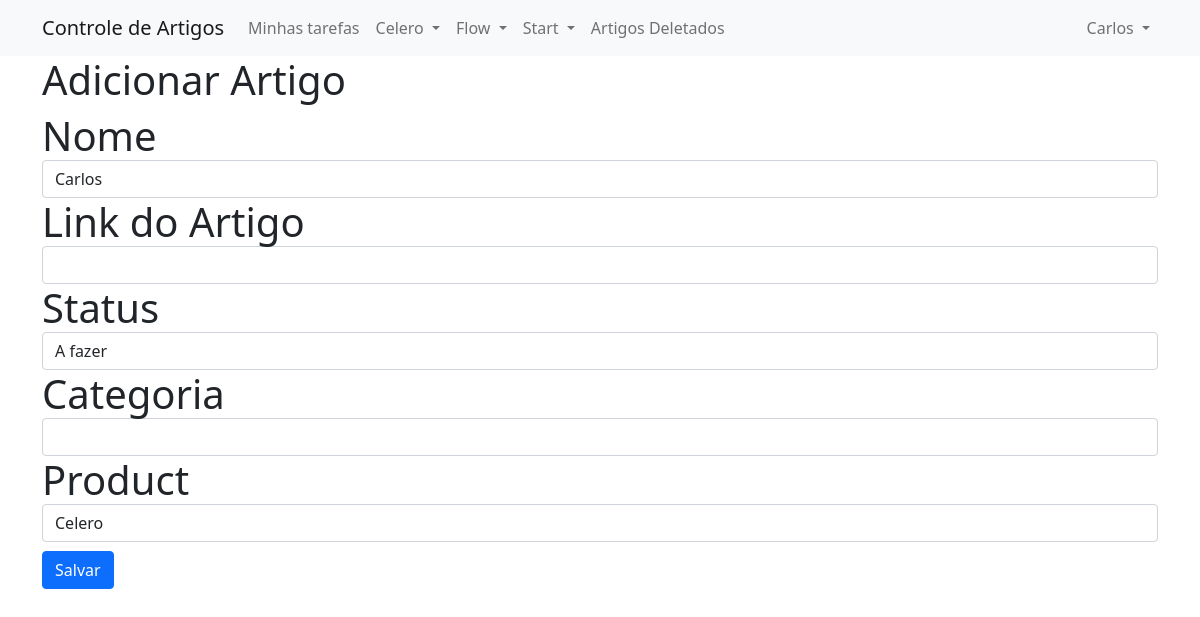
The page /editar/6a74f8c0c29b4ccfbbf491e0f71da911 (signed in) on the database as committed earlier.
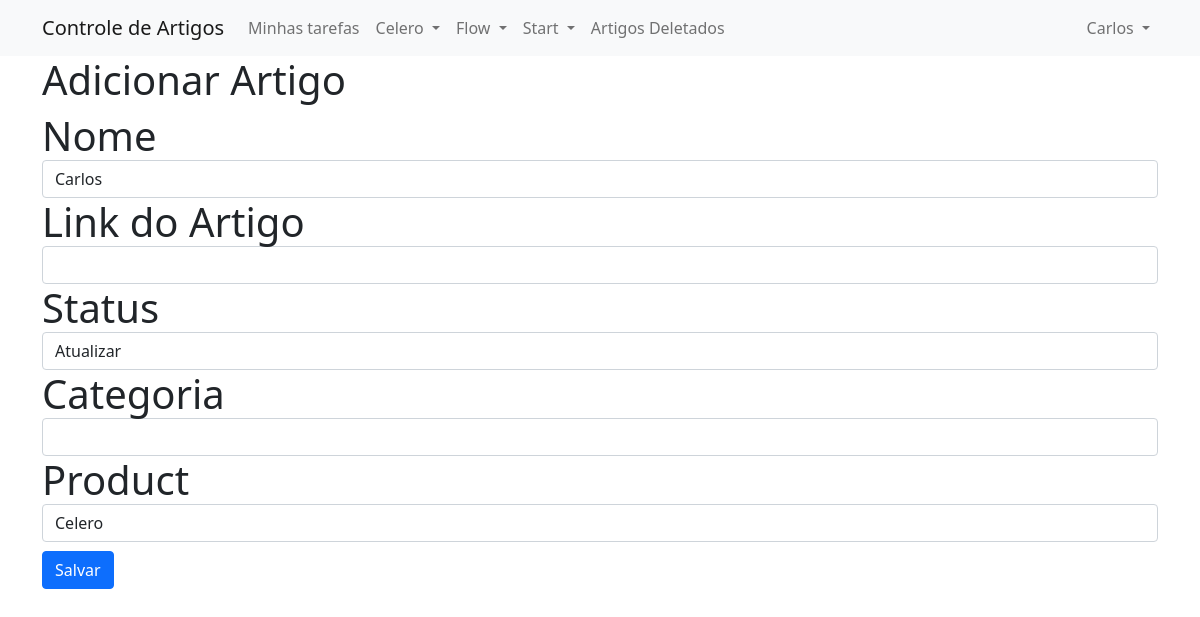
The same page on the database as committed later.
### articles/models.py (models this page shows, shortened)
class Article(models.Model):
    STATUS_CHOICES = (
        ('AF', 'A fazer'),
        ('FF', 'Feito'),
        ('AR', 'Atualizar'),
        ('AO', 'Atualizado')
    )
    PRODUCT_CHOICES = (
        ('CE', 'Celero'),
        ('ST', 'Start'),
        ('FW', 'Flow')
    )
    article_id = models.UUIDField(primary_key=True, editable=False, default=uuid.uuid4)
    name = models.CharField(max_length=150)
    url = models.URLField(max_length=200, null=True, blank=True)
    status = models.CharField(max_length=2, choices=STATUS_CHOICES)
    last_updated = models.DateField(auto_now=True)
    owner = models.ForeignKey(User, null=True, blank=True, on_delete=models.SET_NULL)
    category = models.CharField(max_length=150, null=True, blank=True)
    product = models.CharField(max_length=2, choices=PRODUCT_CHOICES)
    is_deleted = models.BooleanField(default=False)

### articles/views.py (the view)
# urls.py: path('editar/<str:id>', views.edit_article, name='edit_article'),
@login_required(login_url='accounts/login')
def edit_article(request, id):
    template_name = 'articles/edit_article.html'
    context = {}
    article = get_object_or_404(Article, article_id=id, is_deleted=False)
    if request.method == 'POST':
        form = ArticleForm(request.POST, instance=article)
        if form.is_valid():
            form.save()
            if article.product == 'CE':
                return redirect('artigos:celero_list_articles')
            elif article.product == 'ST':
                return redirect('artigos:start_list_articles')
            elif article.product == 'FW':
                return redirect('artigos:flow_list_articles')
    else:
        form = ArticleForm(instance=article)
    context['form'] = form
    return render(request, template_name, context)

### articles/forms.py
class ArticleForm(forms.ModelForm):
    class Meta:
        model = Article
        exclude = ('owner', 'is_deleted', 'last_updated')

### templates/articles/edit_article.html (shortened to what this page needs)
{% extends 'base.html' %}
{% load widget_tweaks %}
{% block body %}
    <div class="container">
        <h1> Adicionar Artigo<h1>
        <div class="row">
            <div class="col-md-12">
                <form action="" method="POST">
                    <div class="form-group">
                        <label for={{form.name.id_for_label}}>Nome</label>
                        {{form.name|add_class:"form-control"|attr:"autofocus"}}
                    </div>
                    <div class="form-group">
                        <label for={{form.url.id_for_label}}>Link do Artigo</label>
                        {{form.url|add_class:"form-control"}}
                    </div>
                    <div class="form-group">
                        <label for={{form.status.id_for_label}}>Status</label>
                        {{form.status|add_class:"form-control"}}
                    </div>
                    <div class="form-group">
                        <label for={{form.category.id_for_label}}>Categoria</label>
                        {{form.category|add_class:"form-control"}}
                    </div>
                    <div class="form-group">
                        <label for={{form.status.id_for_label}}>Product</label>
                        {{form.product|add_class:"form-control"}}
                    </div>
                    <button type="submit" class="btn btn-primary">Salvar</button>
                </form>
            </div>
        </div>
    </div>
{% endblock body %}

Rows that differ between the two databases and show on the page:
changed Article "Carlos": status "A fazer" → "Atualizar"
